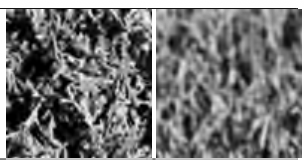
#> input picture pz1/images/textures_var10.png, 304 x 160 px
$ python training_matrix.py
#> lines starting #> are read from the running program, lines starting #| are printed output that depends on the picture
"""ПЗ-1. Формирование входной обучающей матрицы Y[1..m, 1..N, 1..n].

Вариант 10: два изображения-текстуры (классы распознавания X1, X2).
"""
import numpy as np
from PIL import Image

M = 2      # m - количество классов
N = 100    # N - количество признаков распознавания
n = 100    # n - количество реализаций


def split_textures(path):
    """Вырезает из общей картинки две текстуры (левая - класс 1, правая - класс 2)."""
#> called with path = 'images/textures_var10.png'
    im = Image.open(path).convert("L")
    # границы подобраны по однородным (белым) полосам исходного файла
    left = im.crop((0, 8, 152, 160))
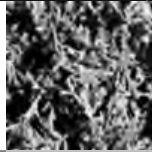
#> left: PIL image 152x152 L; min 0, max 255, mean 99.9
    right = im.crop((156, 8, 302, 160))
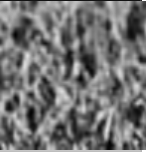
#> right: PIL image 146x152 L; min 3, max 255, mean 114.8
    return [left, right]


def brightness(img, size=(N, n)):
    """Яркость пикселя (R+G+B)/3 -> матрица size[1] x size[0] (целые 0..255).
    Изображение центрально обрезается до N x n пикселей."""
    a = np.asarray(img.convert("RGB"), dtype=np.int32)
    h, w = a.shape[:2]
    top, lft = (h - size[1]) // 2, (w - size[0]) // 2
    a = a[top:top + size[1], lft:lft + size[0]]
    return (a[..., 0] + a[..., 1] + a[..., 2]) // 3


def build_Y(images):
    """Y[k, i, j] - значение i-го признака (столбец изображения) в j-й реализации (строка)."""
    Y = np.zeros((len(images), N, n), dtype=np.int32)
    for k, img in enumerate(images):
        b = brightness(img)          # b[строка j, столбец i]
        Y[k] = b.T                   # -> [признак i, реализация j]
#> this loop made 2 passes
#> (h in brightness, w in brightness, top in brightness, lft in brightness) on passes 1 to 2: (152, 152, 26, 26), (152, 146, 26, 23)
#> pass 1, in brightness, `a = a[top:top + size[1], lft:lft + size[0]]`:
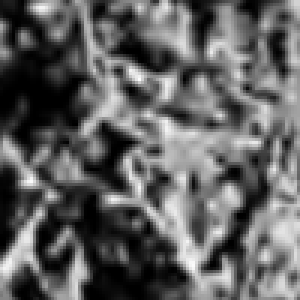
#> a: shape (100, 100, 3) int32 (shown 3 times larger); min 0, max 253, mean 96.2
    return Y


def format_matrix(Yk, rows=None):
    """Текстовое представление матрицы класса: строка = реализация, столбец = признак."""
    mat = Yk.T if rows is None else Yk.T[:rows]
    return "\n".join(" ".join(f"{v:3d}" for v in row) for row in mat)


if __name__ == "__main__":
    import sys
    path = sys.argv[1] if len(sys.argv) > 1 else "images/textures_var10.png"
    Y = build_Y(split_textures(path))
    print("Y.shape =", Y.shape, "(m, N, n)")
#| Y.shape = (2, 100, 100) (m, N, n)
    for k in range(M):
        print(f"Класс {k+1}: min={Y[k].min()}, max={Y[k].max()}, среднее={Y[k].mean():.1f}")
#> this loop made 2 passes
#| Класс 1: min=0, max=253, среднее=96.2
#| Класс 2: min=4, max=222, среднее=115.6
    np.save("Y.npy", Y)
